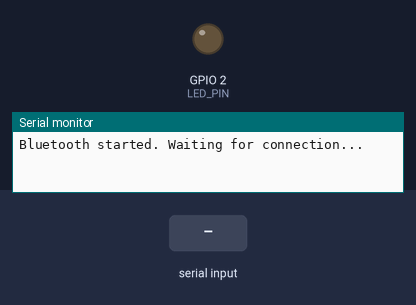
Bench run of a sketch on a simulated ESP32. Parts: output pins drawn as LEDs (lit = HIGH), the last lines printed to the serial monitor. The inputs (shaded band) are chosen by the test bench. Nothing arrives over Bluetooth unless stated.

Above: at 1.3 s.
1.4 s: "on\n" received over the second serial link
At 2.4 s:
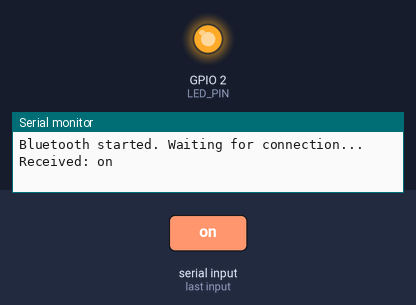
2.9 s: "off\n" received over the second serial link
At 3.5 s:
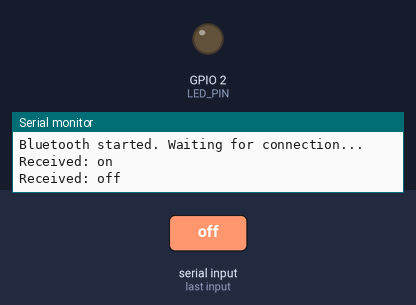
Timing chart, 0 to 5.9 s (numbered marks = the images above; inputs shaded):
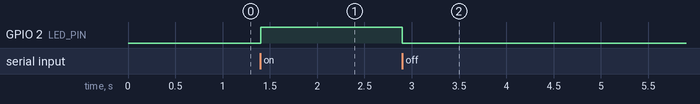

The sketch:

esp32_bl_test.ino
```cpp
#include "BluetoothSerial.h"

BluetoothSerial SerialBT;

const int LED_PIN = 2;  // Built-in LED (on most ESP32 dev boards)

void setup() {
  Serial.begin(115200);
  pinMode(LED_PIN, OUTPUT);
  digitalWrite(LED_PIN, LOW);

  // Optional: Reset BT stack to ensure clean startup
  btStop();
  delay(100);
  btStart();

  // Start Bluetooth with name and PIN
  SerialBT.setPin("1234", 4);  // PIN: 1234, length: 4
  SerialBT.begin("ESP32_LED");  // Bluetooth device name
  Serial.println("Bluetooth started. Waiting for connection...");
}

void loop() {
  if (SerialBT.available()) {
    String command = SerialBT.readStringUntil('\n');
    command.trim();  // Remove whitespace

    Serial.print("Received: ");
    Serial.println(command);

    if (command == "on") {
      digitalWrite(LED_PIN, HIGH);
      SerialBT.println("LED ON");
    } else if (command == "off") {
      digitalWrite(LED_PIN, LOW);
      SerialBT.println("LED OFF");
    } else {
      SerialBT.println("Unknown command");
    }
  }
}
```

Measured:
- after the input at 1.4 s, GPIO 2 (LED_PIN): LOW → HIGH at once
- after the input at 2.9 s, GPIO 2 (LED_PIN): HIGH → LOW at once
